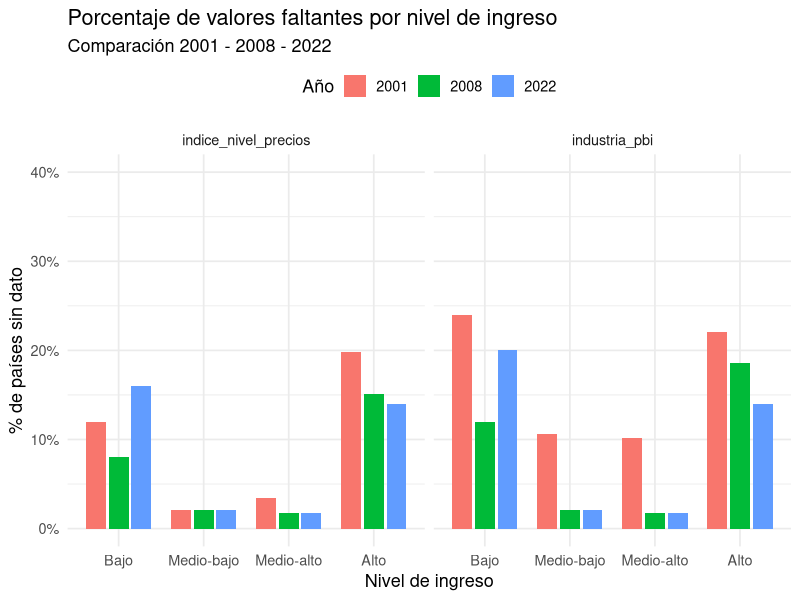

The R script that drew this image: (Note: this script raises an error after producing the figure.)
#Script Graficos

library(readxl)
library(ggplot2)
library(tidyverse)
library(scales)

rm(list = ls())

wdi_limpio <- read.csv("output/data/wdi_limpio.csv")

wdi2 <- read.csv("output/data/wdi2.csv")

wdi_final <- read.csv("output/data/wdi_final.csv")

wdi_analisis <- wdi2 |> 
  filter(!is.na(industria_pbi))





wdi_2001 <- wdi2 |>
  filter(anio == 2001)
wdi_2008 <- wdi2 |>
  filter(anio == 2008)
wdi_2022<- wdi2 |>
  filter(anio == 2022)




#Tabla de variables faltantes por ingreso 
na_por_ingreso <- wdi2 |>
  group_by(ingreso2, anio) |>
  summarise(
    n = n(),
    na_industria_pbi = sum(is.na(industria_pbi)),
    pct_na_ind = na_industria_pbi / n,
    na_price_level = sum(is.na(indice_nivel_precios)),
    pct_na_price_level = na_price_level / n,
    .groups = "drop")

# Pasar a formato largo: una fila por ingreso-año-variable
#Creo la variable ingreso2, que contiene menos palabras para que el grafico quede bien
#La forma anterior esta al final del script pero creo que queda muy cargado de "ingreso" 
na_largo <- na_por_ingreso |>
  select(ingreso2, anio, pct_na_ind, pct_na_price_level) |>
  pivot_longer(
    cols = c(pct_na_ind, pct_na_price_level),
    names_to = "variable",
    values_to = "pct_na") |>
  mutate(variable = recode(variable,
                           pct_na_ind = "industria_pbi",
                           pct_na_price_level = "indice_nivel_precios"), 
         anio = factor(anio))

#Grafico datos faltantes por ingreso
grafico1 <- ggplot(na_largo, aes(x = ingreso2, y = pct_na, fill = anio)) +
  geom_col(position = position_dodge(width = 0.8), width = 0.7) +
  facet_wrap(~variable) +
  scale_x_discrete(limits = c("Bajo", "Medio-bajo", "Medio-alto", "Alto")) +
  scale_y_continuous(
    labels = scales::percent,
    limits = c(0, 0.4),
    breaks = seq(0, 1, 0.1)
  ) +
  labs(
    title = "Porcentaje de valores faltantes por nivel de ingreso",
    subtitle = "Comparación 2001 - 2008 - 2022",
    x = "Nivel de ingreso",
    y = "% de países sin dato",
    fill = "Año"
  ) +
  theme_minimal(base_size = 13) +
  theme(legend.position = "top")

print(grafico1)

ggsave(file.path("output/graficos", "datos_faltanes_ingreso.png"), 
       plot = grafico1, width = 12, height = 7, units = "in", dpi = 300)




#Grafico distribucion industria
grafico2 <- ggplot(wdi_analisis, aes(x = industria_pbi)) +
  geom_histogram(bins = 30, fill = "steelblue", color = "black", alpha = 0.8) +
  facet_wrap(~ anio, ncol = 1) + # Separa el gráfico por año
  labs(title = "Distribución global de la participación industrial",
       subtitle = "Frecuencia de países según el peso de su industria en el PBI",
       x = "Industria (% del PBI)", 
       y = "Cantidad de países") +
  theme_minimal()
print(grafico2)

#Guardar grafico
ggsave(file.path("output/graficos", "histograma_industria.png"), plot = grafico2)


#Graficos plots industria_pbi y nivel de precios para 2001
#Plot 
#Correr de 90 a 103 para guardar en la carpeta graficos)
png("output/graficos/plot_2001.png", width = 8, height = 6, units = "in", res = 300)

grafico3 <- plot(
  wdi_2001$indice_nivel_precios, wdi_2001$industria_pbi,
  pch = 19, col = rgb(0.2, 0.4, 0.7, 0.6),
  main = "Relacion entre industria y el nivel de precios (2001)",
  ylab = "% industria en el PBI",
  xlab = "Indice de nivel de precios"
)
grafico3 <- abline(lm(industria_pbi ~ indice_nivel_precios, data = wdi_2001), col = "darkred", lwd = 2)
r <- cor(wdi_2001$industria_pbi, wdi_2001$indice_nivel_precios, use = "complete.obs")
grafico3 <- legend("topleft", legend = paste("r =", round(r, 2)), bty = "n")

dev.off()


#Graficos plots industria_pbi y nivel de precios para 2008

png("output/graficos/plot_2008.png", width = 8, height = 6, units = "in", res = 300)

grafico3.1 <- plot(
  wdi_2008$indice_nivel_precios, wdi_2008$industria_pbi,
  pch = 19, col = rgb(0.2, 0.4, 0.7, 0.6),
  main = "Relacion entre industria y el nivel de precios (2008)",
  ylab = "% industria en el PBI",
  xlab = "Indice de nivel de precios"
)
grafico3.1 <- abline(lm(industria_pbi ~ indice_nivel_precios, data = wdi_2008), col = "darkred", lwd = 2)
r.1 <- cor(wdi_2008$industria_pbi, wdi_2008$indice_nivel_precios, use = "complete.obs")
grafico3.1 <- legend("topleft", legend = paste("r.1 =", round(r.1, 2)), bty = "n")

dev.off()

#Plots industria_pbi y nivel de precios para 2008

png("output/graficos/plot_2022.png", width = 8, height = 6, units = "in", res = 300)

grafico3.2 <- plot(
  wdi_2022$indice_nivel_precios, wdi_2022$industria_pbi,
  pch = 19, col = rgb(0.2, 0.4, 0.7, 0.6),
  main = "Relacion entre industria y el nivel de precios (2022)",
  ylab = "% industria en el PBI",
  xlab = "Indice de nivel de precios"
)
grafico3.2 <- abline(lm(industria_pbi ~ indice_nivel_precios, data = wdi_2022), col = "darkred", lwd = 2)
r.2 <- cor(wdi_2022$industria_pbi, wdi_2022$indice_nivel_precios, use = "complete.obs")
grafico3.2 <- legend("topleft", legend = paste("r.2 =", round(r.2, 2)), bty = "n")

dev.off()

##Notar que cambian los plots respecto a la primer entrega porque se eliminaron paises con < 1m. habitantes






wdi_mediana <- wdi_limpio |> 
  filter(anio %in% 2001:2022)

wdi_latam <- wdi_mediana |> 
  filter(region == "Latin America & Caribbean") |> 
  select(anio, region, indice_nivel_precios)


wdi_asia <- wdi_mediana |> 
  filter(region == "East Asia & Pacific") |> 
  select(anio, region, indice_nivel_precios)

wdi_china <- wdi_mediana |>
  filter(pais == "China",
         anio %in% 2001:2022) |>
  mutate(region = "China") 

wdi_comparativo <- bind_rows(wdi_latam, wdi_asia, wdi_china)

medianas_evolucion <- wdi_comparativo |>
  group_by(anio, region) |>
  summarize(mediana_precios = median(indice_nivel_precios, na.rm = TRUE), 
    .groups = "drop")

grafico4 <- ggplot(medianas_evolucion, aes(x = anio, y = mediana_precios, color = region)) +
  geom_line(linewidth = 1.2) +
  geom_point(size = 2.5) +
  scale_color_manual(values = c("Latin America & Caribbean" = "#D9534F", 
                                "East Asia & Pacific" = "#5BC0DE",
                                "China" = "#27F52A")) +
  scale_x_continuous(limits = c(2001, 2022), breaks = seq(2001, 2022, by = 3)) +
  labs(
    title = "Evolución del Índice de Nivel de Precios (Medianas)",
    subtitle = "América Latina vs. Este de Asia y el Pacífico",
    x = "Año",
    y = "Índice de Nivel de Precios (Mediana)",
    color = "Región"
  ) +
  theme_minimal() +
  theme(
    legend.position = "bottom",
    plot.title = element_text(face = "bold")
  )

print(grafico4)

ggsave(file.path("output/graficos", "Evolucion_Indice_nivel_precios.png"), plot = grafico4)

cor(wdi_2001$industria_pbi, wdi_2001$indice_nivel_precios,
    use = "complete.obs")

# cor.test() agrega el test de significatividad y el intervalo de confianza
cor.test(wdi_2001$industria_pbi, wdi_2001$indice_nivel_precios)
#La correlacion es significativa al 1%









alta  <- wdi_2001$industria_pbi[wdi_2001$region == "East Asia & Pacific"]
baja  <- wdi_2001$industria_pbi[wdi_2001$region %in% c("Latin America & Caribbean", "")]

png("output/graficos/histograma_industria_regiones_2001.png", width = 8, height = 6, units = "in", res = 300)

hist(baja, breaks = 15, col = rgb(1, 0, 0, 0.5), border = "white",
     xlim = c(0, 100), ylim = c(0, 12),
     main = "2001",
     xlab = "% industria en el PBI", ylab = "Cantidad de países")
hist(alta, breaks = 15, col = rgb(0, 0, 1, 0.5), border = "white", add = TRUE)

dev.off()





alta1  <- wdi_2008$industria_pbi[wdi_2008$region == "East Asia & Pacific"]
baja1  <- wdi_2008$industria_pbi[wdi_2008$region %in% c("Latin America & Caribbean", "")]

png("output/graficos/histograma_industria_regiones_2008.png", width = 8, height = 6, units = "in", res = 300)

hist(baja1, breaks = 15, col = rgb(1, 0, 0, 0.5), border = "white",
     xlim = c(0, 100), ylim = c(0, 12),
     main = "2008",
     xlab = "% industria en el PBI", ylab = "Cantidad de países")
hist(alta1, breaks = 15, col = rgb(0, 0, 1, 0.5), border = "white", add = TRUE)

dev.off()


alta2  <- wdi_2022$industria_pbi[wdi_2022$region == "East Asia & Pacific"]
baja2  <- wdi_2022$industria_pbi[wdi_2022$region %in% c("Latin America & Caribbean", "")]

png("output/graficos/histograma_industria_regiones_2022.png", width = 8, height = 6, units = "in", res = 300)

hist(baja2, breaks = 15, col = rgb(1, 0, 0, 0.5), border = "white",
     xlim = c(0, 100), ylim = c(0, 12),
     main = "2022",
     xlab = "% industria en el PBI", ylab = "Cantidad de países")
hist(alta2, breaks = 15, col = rgb(0, 0, 1, 0.5), border = "white", add = TRUE)

dev.off()




variables <- c(
  "crecimiento_industria",
  "industria_pbi",
  "tipo_cambio_real_efectivo",
  "indice_nivel_precios",
  "empleo_industrial",
  "exportacion_manufactura",
  "gasto_gobierno_pbi",
  "gastos_totales_gob_pbi",
  "valor_agregado_trabajador",
  "ahorro_bruto_pbi",
  "credito_privado_pbi",
  "recursos_naturales",
  "pbi_per_capita",
  "pbi_millones",
  "ingreso2",
  "poblacion_mill")

variables <- intersect(variables, names(wdi2))

if (nrow(wdi2) == 0 || length(variables) == 0) {
  stop("No hay observaciones o variables disponibles.")
}

faltantes <- wdi2 %>%
  group_by(anio) %>%
  summarise(
    across(all_of(variables), ~sum(is.na(.x))),
    .groups = "drop") %>%
  pivot_longer(
    cols = -anio,
    names_to = "variable",
    values_to = "n_faltantes") %>%
  complete(
    variable = variables,
    fill = list(n_faltantes = 0)) %>%
  mutate(
    porcentaje = 100 * n_faltantes / nrow(wdi2))

totales <- faltantes %>%
  group_by(variable) %>%
  summarise(
    porcentaje_total = sum(porcentaje),
    .groups = "drop") %>%
  filter(porcentaje_total > 0) %>%
  arrange(porcentaje_total)

grafico_df <- faltantes %>%
  semi_join(totales, by = "variable") %>%
  mutate(
    variable = factor(variable, levels = totales$variable))

totales <- totales %>%
  mutate(variable = factor(variable, levels = variable))



grafico5 <-  ggplot(
  grafico_df,
  aes(x = porcentaje, y = variable, fill = factor(anio))) +
  geom_col(
    position = position_stack(reverse = TRUE),
    width = 0.7,
    color = "white",
    linewidth = 0.4) +
  geom_text(
    aes(label = ifelse(
      porcentaje >= 3,
      paste0(round(porcentaje, 1), "%"),"")),
    position = position_stack(
      vjust = 0.5,
      reverse = TRUE),
    size = 3.2) +
    geom_text(
    data = totales,
    aes(
      x = porcentaje_total,
      y = variable,
      label = paste0(round(porcentaje_total, 1), "%")),
    inherit.aes = FALSE,
    hjust = -0.2,
    size = 3.5) +
  scale_fill_manual(
    values = c(
      "2001" = "#FFE89C",
      "2008" = "#A8E7BC",
      "2022" = "#A8D5F7")) +
  scale_x_continuous(
    limits = c(0, 108),
    breaks = seq(0, 100, 20),
    labels = function(x) paste0(x, "%"),
    expand = c(0, 0)) +
  labs(
    title = "Porcentaje de datos faltantes por variable",
    subtitle = "Distribución de faltantes entre 2001, 2008 y 2022",
    x = "Porcentaje de datos faltantes",
    y = NULL,
    fill = "Año") +
  theme_minimal(base_size = 12) +
  theme(
    panel.grid.major.y = element_blank(),
    legend.position = "bottom",
    plot.title = element_text(face = "bold"),
    axis.text.y = element_text(size = 10))

print(grafico5)

ggsave(file.path("output/graficos", "datos_faltanes_vars.png"), 
       plot = grafico5, width = 12, height = 7, units = "in", dpi = 300)






















# 1. Calculamos los totales por variable y año para la etiqueta final (el total al final de la barra)
#Es necesario correr desde 34 a 56
totales_na <- na_largo |>
  group_by(anio, variable) |>
  summarise(total_pct = sum(pct_na), .groups = "drop")

# 2. Creamos una función que genera el gráfico individual para un año específico
crear_grafico_anio <- function(anio_filtro) {
  
  # Filtramos los datos para el año que toca
  datos_anio <- na_largo |> filter(anio == anio_filtro)
  totales_anio <- totales_na |> filter(anio == anio_filtro)
  
  # Definimos un límite x dinámico para que el total no quede cortado por el margen
  limite_x <- max(totales_anio$total_pct) * 1.15
  
  ggplot(datos_anio, aes(y = reorder(variable, pct_na, sum), x = pct_na, fill = ingreso2)) +
    
    # Barras apiladas horizontalmente
    geom_col(color = "white", width = 0.6) +
    
    # Etiquetas de porcentaje dentro de cada segmento (oculta los < 1.5% para evitar superposición)
    geom_text(aes(label = ifelse(pct_na > 0.015, percent(pct_na, accuracy = 0.1), "")),
              position = position_stack(vjust = 0.5), size = 3.5) +
    
    # Etiqueta del total al final de la barra
    geom_text(data = totales_anio, 
              aes(x = total_pct, y = variable, label = percent(total_pct, accuracy = 0.1), fill = NULL),
              hjust = -0.2, size = 4) +
    
    # Escalas y formato (usando una paleta parecida a tu imagen de referencia)
    scale_x_continuous(labels = percent, limits = c(0, limite_x)) +
    scale_fill_manual(values = c("#fde293", "#a8e6b5", "#a9d0f5", "#dcdcdc")) + # Ajusta los colores según la cantidad de niveles de ingreso
    
    labs(
      title = paste("Porcentaje de datos faltantes por variable - Año", anio_filtro),
      subtitle = "Distribución de faltantes por nivel de ingreso",
      x = "Porcentaje de datos faltantes",
      y = "",
      fill = "Nivel de ingreso"
    ) +
    theme_minimal(base_size = 13) +
    theme(
      legend.position = "bottom",
      panel.grid.major.y = element_blank(),
      panel.grid.minor.y = element_blank(),
      plot.title = element_text(face = "bold"))}

# 3. Aplicamos la función para generar una lista con los gráficos separados
años_unicos <- unique(na_largo$anio)
graficos_separados <- lapply(años_unicos, crear_grafico_anio)
names(graficos_separados) <- años_unicos

# Para visualizar cada gráfico, simplemente llámalos por su año o índice:
print(graficos_separados[["2001"]])
print(graficos_separados[["2008"]])
print(graficos_separados[["2022"]])


#Creo que no va a ser muy util este graph









#Comparar distribucion por ingreso antes y despues de filtrar
#Antes de limpiar NAs
dist_ingreso <- wdi2 |>
  count(ingreso) |>
  mutate(pct = n / sum(n))

grafico6 <- ggplot(dist_ingreso, aes(x = reorder(ingreso, pct), y = pct)) +
  geom_col(fill = "steelblue", color = "black", alpha = 0.8) +
  scale_y_continuous(limits = c(0, 0.4),
    labels = scales::percent_format(accuracy = 1) # Formatea el eje Y como 10%, 20%, etc.
  ) +
  labs(
    title = "Distribución global por nivel de ingreso",
    subtitle = "Porcentaje de países en cada categoría sobre el total",
    x = "Nivel de ingreso",
    y = "Porcentaje del total de países"
  ) +
  theme_minimal(base_size = 18) +
  theme(
    axis.text.x = element_text(angle = 45, hjust = 1))

print(grafico6)


#Despues de filtrar NAs

dist_ingreso_filtr <- wdi_final |>
  count(ingreso) |>
  mutate(pct = n / sum(n))

grafico7 <- ggplot(dist_ingreso_filtr, aes(x = reorder(ingreso, pct), y = pct)) +
  geom_col(fill = "steelblue", color = "black", alpha = 0.8) +
  scale_y_continuous(limits = c(0, 0.4),
    labels = scales::percent_format(accuracy = 1) # Formatea el eje Y como 10%, 20%, etc.
  ) +
  labs(
    title = "Distribución global por nivel de ingreso (Base filtrada)",
    subtitle = "Porcentaje de países en cada categoría sobre el total",
    x = "Nivel de ingreso",
    y = "Porcentaje del total de países"
  ) +
  theme_minimal(base_size = 18) +
  theme(
    axis.text.x = element_text(angle = 45, hjust = 1) 
  )

print(grafico7)
#Se ve un menor porcentaje de paises de menor ingreso (sesgo) 




#Lo mismo pero por regiones
#Antes de filtrar 

dist_regiones <- wdi2 |>
  count(region) |>
  mutate(pct = n / sum(n))

grafico8 <- ggplot(dist_regiones, aes(x = reorder(region, pct), y = pct)) +
  geom_col(fill = "steelblue", color = "black", alpha = 0.8) +
  scale_y_continuous(limits = c(0, 0.35),
    labels = scales::percent_format(accuracy = 1) 
  ) +
  labs(
    title = "Distribución global por region",
    subtitle = "Porcentaje de países en cada categoría sobre el total",
    x = "Region",
    y = "Porcentaje del total de países"
  ) +
  theme_minimal(base_size = 18) +
  theme(
    axis.text.x = element_text(angle = 45, hjust = 1) 
  )

print(grafico8)


#Despues de filtrar

dist_regiones_filt <- wdi_final |>
  count(region) |>
  mutate(pct = n / sum(n))

grafico9 <- ggplot(dist_regiones, aes(x = reorder(region, pct), y = pct)) +
  geom_col(fill = "steelblue", color = "black", alpha = 0.8) +
  scale_y_continuous(limits = c(0, 0.35),
    labels = scales::percent_format(accuracy = 1) # Formatea el eje Y como 10%, 20%, etc.
  ) +
  labs(
    title = "Distribución global por regiones (base filtrada)",
    subtitle = "Porcentaje de países en cada categoría sobre el total",
    x = "Region",
    y = "Porcentaje del total de países"
  ) +
  theme_minimal(base_size = 18) +
  theme(
    axis.text.x = element_text(angle = 45, hjust = 1) 
  )

print(grafico9)

ggsave(file.path("output/graficos", "distribucion_ingresos_crudo.png"), 
       plot = grafico6, width = 12, height = 7, units = "in", dpi = 300)
ggsave(file.path("output/graficos", "distribucion_ingreso_filtro.png"), 
       plot = grafico7, width = 12, height = 7, units = "in", dpi = 300)
ggsave(file.path("output/graficos", "distribucion_region_crudo.png"), 
       plot = grafico8, width = 12, height = 7, units = "in", dpi = 300)
ggsave(file.path("output/graficos", "distribucion_region_filtro.png"), 
       plot = grafico9, width = 12, height = 7, units = "in", dpi = 300)
